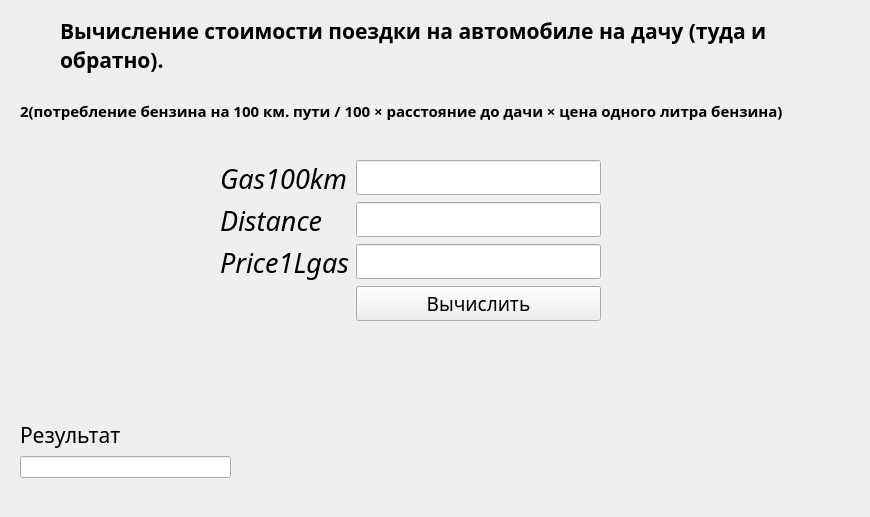
<?xml version="1.0" encoding="UTF-8"?>
<ui version="4.0">
 <class>coast_car_round_trip_Window</class>
 <widget class="QMainWindow" name="coast_car_round_trip_Window">
  <property name="geometry">
   <rect>
    <x>0</x>
    <y>0</y>
    <width>870</width>
    <height>517</height>
   </rect>
  </property>
  <property name="windowTitle">
   <string>MainWindow</string>
  </property>
  <widget class="QWidget" name="centralwidget">
   <widget class="QLabel" name="coast_car_round_trip_label">
    <property name="geometry">
     <rect>
      <x>60</x>
      <y>10</y>
      <width>711</width>
      <height>71</height>
     </rect>
    </property>
    <property name="font">
     <font>
      <family>Source Code Pro Black</family>
      <pointsize>16</pointsize>
      <bold>true</bold>
     </font>
    </property>
    <property name="text">
     <string>Вычисление стоимости поездки на автомобиле на дачу (туда и обратно).</string>
    </property>
    <property name="wordWrap">
     <bool>true</bool>
    </property>
   </widget>
   <widget class="QWidget" name="formLayoutWidget_2">
    <property name="geometry">
     <rect>
      <x>0</x>
      <y>410</y>
      <width>261</width>
      <height>91</height>
     </rect>
    </property>
    <layout class="QFormLayout" name="result_frame">
     <property name="leftMargin">
      <number>20</number>
     </property>
     <property name="topMargin">
      <number>10</number>
     </property>
     <property name="rightMargin">
      <number>30</number>
     </property>
     <property name="bottomMargin">
      <number>0</number>
     </property>
     <item row="0" column="0">
      <widget class="QLabel" name="label">
       <property name="font">
        <font>
         <family>Source Code Pro</family>
         <pointsize>16</pointsize>
        </font>
       </property>
       <property name="text">
        <string>Результат</string>
       </property>
      </widget>
     </item>
     <item row="1" column="0" colspan="2">
      <widget class="QLineEdit" name="result_text">
       <property name="text">
        <string/>
       </property>
      </widget>
     </item>
    </layout>
   </widget>
   <widget class="QLabel" name="img">
    <property name="geometry">
     <rect>
      <x>20</x>
      <y>80</y>
      <width>841</width>
      <height>61</height>
     </rect>
    </property>
    <property name="font">
     <font>
      <family>Source Code Pro Black</family>
      <pointsize>11</pointsize>
      <italic>false</italic>
      <bold>true</bold>
     </font>
    </property>
    <property name="text">
     <string>2(потребление бензина на 100 км. пути / 100 × расстояние до дачи × цена одного литра бензина)</string>
    </property>
    <property name="alignment">
     <set>Qt::AlignmentFlag::AlignJustify|Qt::AlignmentFlag::AlignVCenter</set>
    </property>
    <property name="wordWrap">
     <bool>false</bool>
    </property>
   </widget>
   <widget class="QWidget" name="formLayoutWidget">
    <property name="geometry">
     <rect>
      <x>200</x>
      <y>140</y>
      <width>431</width>
      <height>201</height>
     </rect>
    </property>
    <layout class="QFormLayout" name="input_frame">
     <property name="leftMargin">
      <number>20</number>
     </property>
     <property name="topMargin">
      <number>20</number>
     </property>
     <property name="rightMargin">
      <number>30</number>
     </property>
     <property name="bottomMargin">
      <number>20</number>
     </property>
     <item row="0" column="1">
      <widget class="QLineEdit" name="Gas_km_input">
       <property name="font">
        <font>
         <family>Source Code Pro</family>
         <pointsize>14</pointsize>
         <italic>false</italic>
         <bold>false</bold>
        </font>
       </property>
       <property name="text">
        <string/>
       </property>
      </widget>
     </item>
     <item row="0" column="0">
      <widget class="QLabel" name="Gas100km_label">
       <property name="font">
        <font>
         <family>Source Code Pro Medium</family>
         <pointsize>20</pointsize>
         <italic>true</italic>
        </font>
       </property>
       <property name="text">
        <string>Gas100km</string>
       </property>
      </widget>
     </item>
     <item row="1" column="1">
      <widget class="QLineEdit" name="Distance_input">
       <property name="font">
        <font>
         <family>Source Code Pro</family>
         <pointsize>14</pointsize>
         <italic>false</italic>
         <bold>false</bold>
        </font>
       </property>
       <property name="text">
        <string/>
       </property>
      </widget>
     </item>
     <item row="1" column="0">
      <widget class="QLabel" name="Distance_label">
       <property name="font">
        <font>
         <family>Source Code Pro Medium</family>
         <pointsize>20</pointsize>
         <italic>true</italic>
        </font>
       </property>
       <property name="text">
        <string>Distance</string>
       </property>
      </widget>
     </item>
     <item row="2" column="1">
      <widget class="QLineEdit" name="gas_price_input">
       <property name="font">
        <font>
         <family>Source Code Pro</family>
         <pointsize>14</pointsize>
         <italic>false</italic>
         <bold>false</bold>
        </font>
       </property>
       <property name="text">
        <string/>
       </property>
      </widget>
     </item>
     <item row="2" column="0">
      <widget class="QLabel" name="gas_price_label">
       <property name="font">
        <font>
         <family>Source Code Pro Medium</family>
         <pointsize>20</pointsize>
         <italic>true</italic>
        </font>
       </property>
       <property name="text">
        <string>Price1Lgas</string>
       </property>
      </widget>
     </item>
     <item row="3" column="1">
      <widget class="QPushButton" name="coast_car_round_trip_result_button">
       <property name="font">
        <font>
         <family>Source Code Pro Medium</family>
         <pointsize>14</pointsize>
         <bold>false</bold>
        </font>
       </property>
       <property name="text">
        <string>Вычислить</string>
       </property>
      </widget>
     </item>
    </layout>
   </widget>
  </widget>
 </widget>
 <resources/>
 <connections/>
</ui>
